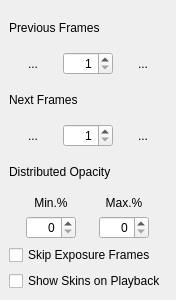
<?xml version="1.0" encoding="UTF-8"?>
<ui version="4.0">
 <class>OnionSkin</class>
 <widget class="QDockWidget" name="OnionSkin">
  <property name="geometry">
   <rect>
    <x>0</x>
    <y>0</y>
    <width>160</width>
    <height>300</height>
   </rect>
  </property>
  <property name="minimumSize">
   <size>
    <width>160</width>
    <height>280</height>
   </size>
  </property>
  <property name="floating">
   <bool>false</bool>
  </property>
  <property name="windowTitle">
   <string comment="Window title of display options like .">Onion Skins</string>
  </property>
  <widget class="QWidget" name="dockWidgetContents">
   <layout class="QVBoxLayout" name="verticalLayout">
    <item>
     <widget class="QLabel" name="onionPrevFramesNumLabel">
      <property name="text">
       <string>Previous Frames</string>
      </property>
      <property name="alignment">
       <set>Qt::AlignLeading|Qt::AlignLeft|Qt::AlignVCenter</set>
      </property>
     </widget>
    </item>
    <item>
     <layout class="QHBoxLayout" name="onionPrevLayout">
      <item>
       <widget class="QToolButton" name="onionPrevButton">
        <property name="toolTip">
         <string>Onion skin previous frame</string>
        </property>
        <property name="statusTip">
         <string>Onion skin previous frame</string>
        </property>
        <property name="autoFillBackground">
         <bool>false</bool>
        </property>
        <property name="text">
         <string>...</string>
        </property>
        <property name="icon">
         <iconset resource="../data/app.qrc">
          <normaloff>:/app/icons/onionPrev.png</normaloff>:/app/icons/onionPrev.png</iconset>
        </property>
        <property name="iconSize">
         <size>
          <width>24</width>
          <height>24</height>
         </size>
        </property>
        <property name="checkable">
         <bool>true</bool>
        </property>
        <property name="autoRaise">
         <bool>true</bool>
        </property>
       </widget>
      </item>
      <item>
       <widget class="QSpinBox" name="onionPrevFramesNumBox">
        <property name="minimumSize">
         <size>
          <width>50</width>
          <height>0</height>
         </size>
        </property>
        <property name="maximumSize">
         <size>
          <width>50</width>
          <height>16777215</height>
         </size>
        </property>
        <property name="alignment">
         <set>Qt::AlignRight|Qt::AlignTrailing|Qt::AlignVCenter</set>
        </property>
        <property name="minimum">
         <number>1</number>
        </property>
        <property name="maximum">
         <number>60</number>
        </property>
       </widget>
      </item>
      <item>
       <widget class="QToolButton" name="onionRedButton">
        <property name="toolTip">
         <string>Onion skin color: red</string>
        </property>
        <property name="statusTip">
         <string>Onion skin color: red</string>
        </property>
        <property name="text">
         <string>...</string>
        </property>
        <property name="icon">
         <iconset resource="../data/app.qrc">
          <normaloff>:/app/icons/onion-red.png</normaloff>:/app/icons/onion-red.png</iconset>
        </property>
        <property name="iconSize">
         <size>
          <width>24</width>
          <height>24</height>
         </size>
        </property>
        <property name="checkable">
         <bool>true</bool>
        </property>
        <property name="autoRaise">
         <bool>true</bool>
        </property>
       </widget>
      </item>
     </layout>
    </item>
    <item>
     <widget class="QLabel" name="onionNextFramesNumLabel">
      <property name="text">
       <string>Next Frames</string>
      </property>
      <property name="alignment">
       <set>Qt::AlignLeading|Qt::AlignLeft|Qt::AlignVCenter</set>
      </property>
     </widget>
    </item>
    <item>
     <layout class="QHBoxLayout" name="onionNextlLayout">
      <item>
       <widget class="QToolButton" name="onionNextButton">
        <property name="toolTip">
         <string>Onion skin next frame</string>
        </property>
        <property name="statusTip">
         <string>Onion skin next frame</string>
        </property>
        <property name="text">
         <string>...</string>
        </property>
        <property name="icon">
         <iconset resource="../data/app.qrc">
          <normaloff>:/app/icons/onionNext.png</normaloff>:/app/icons/onionNext.png</iconset>
        </property>
        <property name="iconSize">
         <size>
          <width>24</width>
          <height>24</height>
         </size>
        </property>
        <property name="checkable">
         <bool>true</bool>
        </property>
        <property name="autoRaise">
         <bool>true</bool>
        </property>
       </widget>
      </item>
      <item>
       <widget class="QSpinBox" name="onionNextFramesNumBox">
        <property name="minimumSize">
         <size>
          <width>50</width>
          <height>0</height>
         </size>
        </property>
        <property name="maximumSize">
         <size>
          <width>50</width>
          <height>16777215</height>
         </size>
        </property>
        <property name="alignment">
         <set>Qt::AlignRight|Qt::AlignTrailing|Qt::AlignVCenter</set>
        </property>
        <property name="buttonSymbols">
         <enum>QAbstractSpinBox::UpDownArrows</enum>
        </property>
        <property name="minimum">
         <number>1</number>
        </property>
        <property name="maximum">
         <number>60</number>
        </property>
       </widget>
      </item>
      <item>
       <widget class="QToolButton" name="onionBlueButton">
        <property name="maximumSize">
         <size>
          <width>16777215</width>
          <height>16777215</height>
         </size>
        </property>
        <property name="toolTip">
         <string>Onion skin color: blue</string>
        </property>
        <property name="statusTip">
         <string>Onion skin color: blue</string>
        </property>
        <property name="autoFillBackground">
         <bool>false</bool>
        </property>
        <property name="text">
         <string>...</string>
        </property>
        <property name="icon">
         <iconset resource="../data/app.qrc">
          <normaloff>:/app/icons/onion-blue.png</normaloff>:/app/icons/onion-blue.png</iconset>
        </property>
        <property name="iconSize">
         <size>
          <width>24</width>
          <height>24</height>
         </size>
        </property>
        <property name="checkable">
         <bool>true</bool>
        </property>
        <property name="autoRaise">
         <bool>true</bool>
        </property>
       </widget>
      </item>
     </layout>
    </item>
    <item>
     <widget class="QLabel" name="onionOpacityLabel">
      <property name="text">
       <string>Distributed Opacity</string>
      </property>
      <property name="alignment">
       <set>Qt::AlignLeading|Qt::AlignLeft|Qt::AlignVCenter</set>
      </property>
     </widget>
    </item>
    <item>
     <layout class="QHBoxLayout" name="opacityLayout">
      <item>
       <layout class="QVBoxLayout" name="minimumLayout">
        <item>
         <widget class="QLabel" name="onionMinOpacityLabel">
          <property name="text">
           <string>Min.%</string>
          </property>
          <property name="alignment">
           <set>Qt::AlignCenter</set>
          </property>
         </widget>
        </item>
        <item>
         <widget class="QSpinBox" name="onionMinOpacityBox">
          <property name="minimumSize">
           <size>
            <width>50</width>
            <height>0</height>
           </size>
          </property>
          <property name="maximumSize">
           <size>
            <width>50</width>
            <height>16777215</height>
           </size>
          </property>
          <property name="alignment">
           <set>Qt::AlignRight|Qt::AlignTrailing|Qt::AlignVCenter</set>
          </property>
          <property name="maximum">
           <number>100</number>
          </property>
         </widget>
        </item>
       </layout>
      </item>
      <item>
       <layout class="QVBoxLayout" name="maximumlLayout">
        <item>
         <widget class="QLabel" name="onionMaxOpacityLabel">
          <property name="text">
           <string>Max.%</string>
          </property>
          <property name="alignment">
           <set>Qt::AlignCenter</set>
          </property>
         </widget>
        </item>
        <item>
         <widget class="QSpinBox" name="onionMaxOpacityBox">
          <property name="minimumSize">
           <size>
            <width>50</width>
            <height>0</height>
           </size>
          </property>
          <property name="maximumSize">
           <size>
            <width>50</width>
            <height>16777215</height>
           </size>
          </property>
          <property name="alignment">
           <set>Qt::AlignRight|Qt::AlignTrailing|Qt::AlignVCenter</set>
          </property>
          <property name="maximum">
           <number>100</number>
          </property>
         </widget>
        </item>
       </layout>
      </item>
     </layout>
    </item>
    <item>
     <widget class="QCheckBox" name="onionSkinMode">
      <property name="text">
       <string>Skip Exposure Frames</string>
      </property>
     </widget>
    </item>
    <item>
     <widget class="QCheckBox" name="onionWhilePlayback">
      <property name="text">
       <string>Show Skins on Playback</string>
      </property>
     </widget>
    </item>
   </layout>
  </widget>
 </widget>
 <resources>
  <include location="../data/app.qrc"/>
 </resources>
 <connections/>
</ui>
